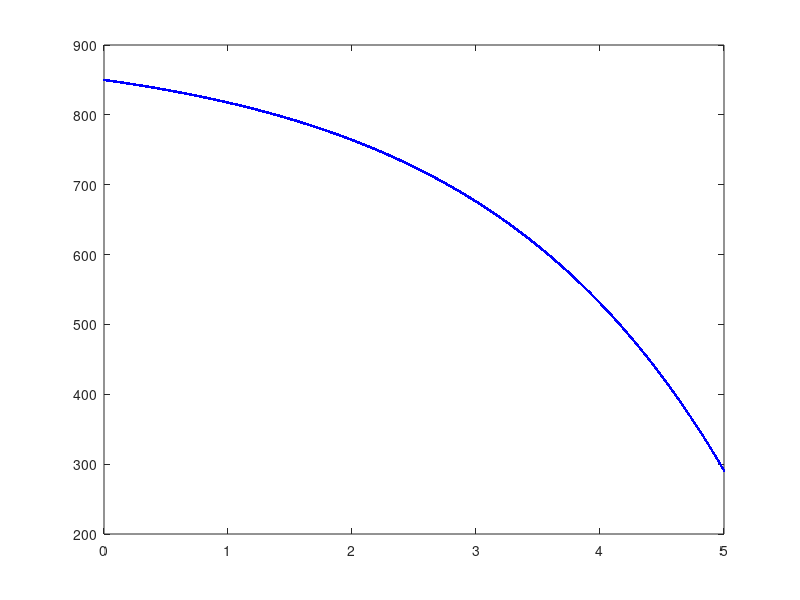

The MATLAB source for this figure:
clc, clearvars
% close all

x = linspace(0,5, 100000);
C = -50
y = C*exp(x/2) + 900;



plot(x,y, 'linewidth', 2, "b.")
hold on

